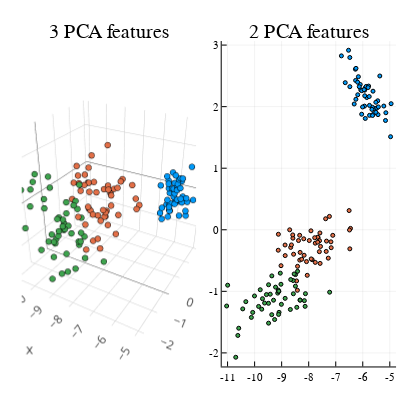

The code cell stored with this chart in its notebook:
### Code cell
p1=@df iris scatter3d( :t1, :t2, :t3,
    group = :Species, label = :none, ms = 1, size=(400,400), title="3 PCA features" );

p2 = @df iris scatter( :t1, :t2,
    group = :Species, label=:none, ms = 2, size=(400,400), title="2 PCA features" );

plot(p1,p2)

### Figure 1 — Plotly figure (JSON) as saved in the notebook; plotly's stock layout.template omitted (floating-point values rounded to 4 significant figures)
{"data": [{"colorbar": {"len": 0.9039, "title": "", "x": 0.4902, "y": 0.4896}, "legendgroup": "", "marker": {"color": "rgba(0, 154, 250, 1.000)", "line": {"color": "rgba(0, 0, 0, 1.000)", "width": 1}, "size": 2, "symbol": "circle"}, "mode": "markers", "name": "", "scene": "scene1", "showlegend": false, "type": "scatter3d", "x": [-5.913, -5.572, -5.447, -5.436, -5.876, -6.478, -5.516, -5.851, -5.159, -5.645, -6.265, -5.752, -5.481, -4.951, -6.526, -6.79, -6.272, -5.93, -6.648, -6.095, -6.254, -6.074, -5.37, -6.041, -5.906, -5.75, -5.936, -6.039, -5.95, -5.601, -5.638, -6.185, -6.25, -6.479, -5.662, -5.621, -6.162, -5.784, -5.146, -5.926, -5.803, -4.971, -5.222, -6.007, -6.317, -5.514, -6.129, -5.423, -6.19, -5.762], "xaxis": "x1", "y": [2.302, 1.972, 2.095, 1.87, 2.328, 2.325, 2.071, 2.148, 1.775, 1.99, 2.426, 2.02, 1.978, 2.048, 2.916, 2.825, 2.608, 2.268, 2.39, 2.361, 2.12, 2.272, 2.498, 1.877, 1.808, 1.859, 2.008, 2.26, 2.276, 1.883, 1.856, 2.193, 2.622, 2.798, 1.956, 2.251, 2.487, 2.334, 1.901, 2.176, 2.31, 1.512, 2.01, 1.994, 2.043, 1.909, 2.324, 1.996, 2.397, 2.164], "yaxis": "y1", "z": [0.007402, 0.2446, 0.01503, 0.0205, -0.1103, -0.2372, -0.2299, 0.01879, 0.06104, 0.2249, 0.01708, -0.08755, 0.2481, 0.01475, 0.03312, -0.4123, -0.2135, -0.0463, 0.03467, -0.2548, 0.2078, -0.241, -0.2875, -0.0364, -0.1053, 0.283, -0.09453, 0.0517, 0.1251, -0.002721, 0.115, 0.1123, -0.2997, -0.2644, 0.1712, 0.1716, 0.2142, -0.1069, -0.0005685, 0.06901, -0.0906, 0.4686, -0.1356, -0.2695, -0.3322, 0.1407, -0.207, -0.0411, -0.03313, 0.09223], "zaxis": "z1"}, {"colorbar": {"len": 0.9039, "title": "", "x": 0.4902, "y": 0.4896}, "legendgroup": "", "marker": {"color": "rgba(227, 111, 71, 1.000)", "line": {"color": "rgba(0, 0, 0, 1.000)", "width": 1}, "size": 2, "symbol": "circle"}, "mode": "markers", "name": "", "scene": "scene1", "showlegend": false, "type": "scatter3d", "x": [-9.12, -8.584, -9.127, -7.276, -8.558, -7.872, -8.666, -6.453, -8.638, -7.168, -6.479, -7.978, -7.563, -8.33, -7.374, -8.703, -7.907, -7.654, -8.053, -7.342, -8.412, -7.916, -8.448, -8.259, -8.334, -8.59, -8.869, -9.023, -8.169, -7.233, -7.177, -7.109, -7.585, -8.418, -7.757, -8.376, -8.874, -8.082, -7.668, -7.352, -7.578, -8.317, -7.598, -6.491, -7.605, -7.778, -7.756, -8.183, -6.505, -7.667], "xaxis": "x1", "y": [-0.07306, -0.1362, -0.3322, -0.461, -0.3973, -0.4851, -0.286, 0.02238, -0.2455, -0.291, -0.3096, -0.175, -0.2704, -0.4928, 0.179, -0.0003834, -0.4729, -0.1248, -0.7398, -0.1836, -0.594, -0.01708, -0.8308, -0.4788, -0.08975, -0.08348, -0.4195, -0.5834, -0.4139, 0.2173, -0.1958, -0.09058, -0.05177, -0.9828, -0.5297, -0.1749, -0.2473, -0.5171, -0.1207, -0.3516, -0.546, -0.3673, -0.1773, -0.003877, -0.3556, -0.1288, -0.2178, -0.1466, 0.3121, -0.2016], "yaxis": "y1", "z": [0.3244, -0.01876, 0.2762, 0.274, 0.2956, 0.007232, -0.202, 0.1077, 0.3857, -0.1945, 0.4162, -0.117, 0.7537, 0.07503, -0.05726, 0.259, -0.2854, 0.3097, 0.5561, 0.3025, -0.4487, 0.2377, 0.38, 0.25, 0.303, 0.2763, 0.4882, 0.1299, -0.01705, 0.3626, 0.3257, 0.3853, 0.2142, 0.0288, -0.3859, -0.4084, 0.1876, 0.6521, -0.1544, 0.139, 0.1015, 0.01343, 0.2758, 0.2254, 0.04229, -0.05637, -0.04254, 0.2026, 0.1047, 0.0309], "zaxis": "z1"}, {"colorbar": {"len": 0.9039, "title": "", "x": 0.4902, "y": 0.4896}, "legendgroup": "", "marker": {"color": "rgba(62, 164, 78, 1.000)", "line": {"color": "rgba(0, 0, 0, 1.000)", "width": 1}, "size": 2, "symbol": "circle"}, "mode": "markers", "name": "", "scene": "scene1", "showlegend": false, "type": "scatter3d", "x": [-9.484, -8.318, -9.852, -9.009, -9.367, -10.59, -7.225, -10.12, -9.26, -10.33, -9.051, -8.871, -9.422, -8.132, -8.44, -9.129, -9.146, -11.03, -10.7, -8.16, -9.709, -8.12, -10.62, -8.574, -9.563, -10.0, -8.486, -8.538, -9.097, -9.792, -10.07, -11.0, -9.114, -8.664, -8.678, -10.44, -9.3, -9.109, -8.412, -9.484, -9.487, -9.363, -8.318, -9.737, -9.631, -9.227, -8.566, -9.026, -9.106, -8.49], "xaxis": "x1", "y": [-1.517, -1.143, -1.245, -1.211, -1.379, -1.599, -1.014, -1.423, -1.458, -1.168, -0.7048, -1.114, -1.047, -1.244, -1.26, -0.9781, -1.029, -1.238, -2.071, -1.151, -1.119, -1.038, -1.716, -0.8246, -1.053, -1.075, -0.7274, -0.7174, -1.341, -0.9738, -1.342, -0.9002, -1.375, -0.8085, -1.295, -1.285, -1.144, -1.003, -0.6749, -0.8928, -1.194, -0.7489, -1.143, -1.29, -1.19, -0.9313, -1.039, -0.885, -0.9964, -0.9159], "yaxis": "y1", "z": [-0.7623, -0.2327, 0.06275, -0.09259, -0.2863, 0.2724, -0.4067, 0.3681, 0.3665, -0.5188, -0.2726, 0.05672, -0.06423, -0.1957, -0.5688, -0.4957, -0.05377, -0.2772, 0.4676, 0.426, -0.2683, -0.4426, 0.5055, 0.08387, -0.3288, 0.1331, -0.02795, -0.2191, -0.136, 0.3874, 0.444, -0.0516, -0.1897, 0.1656, 0.2244, 0.2448, -0.7524, -0.1715, -0.2634, -0.07562, -0.349, -0.1653, -0.2327, -0.3303, -0.5437, -0.2041, 0.1593, -0.1434, -0.7371, -0.3314], "zaxis": "z1"}, {"colorbar": {"len": 0.9039, "title": "", "x": 0.9902, "y": 0.4896}, "legendgroup": "", "marker": {"color": "rgba(0, 154, 250, 1.000)", "line": {"color": "rgba(0, 0, 0, 1.000)", "width": 1}, "size": 4, "symbol": "circle"}, "mode": "markers", "name": "", "showlegend": false, "type": "scatter", "x": [-5.913, -5.572, -5.447, -5.436, -5.876, -6.478, -5.516, -5.851, -5.159, -5.645, -6.265, -5.752, -5.481, -4.951, -6.526, -6.79, -6.272, -5.93, -6.648, -6.095, -6.254, -6.074, -5.37, -6.041, -5.906, -5.75, -5.936, -6.039, -5.95, -5.601, -5.638, -6.185, -6.25, -6.479, -5.662, -5.621, -6.162, -5.784, -5.146, -5.926, -5.803, -4.971, -5.222, -6.007, -6.317, -5.514, -6.129, -5.423, -6.19, -5.762], "xaxis": "x2", "y": [2.302, 1.972, 2.095, 1.87, 2.328, 2.325, 2.071, 2.148, 1.775, 1.99, 2.426, 2.02, 1.978, 2.048, 2.916, 2.825, 2.608, 2.268, 2.39, 2.361, 2.12, 2.272, 2.498, 1.877, 1.808, 1.859, 2.008, 2.26, 2.276, 1.883, 1.856, 2.193, 2.622, 2.798, 1.956, 2.251, 2.487, 2.334, 1.901, 2.176, 2.31, 1.512, 2.01, 1.994, 2.043, 1.909, 2.324, 1.996, 2.397, 2.164], "yaxis": "y2"}, {"colorbar": {"len": 0.9039, "title": "", "x": 0.9902, "y": 0.4896}, "legendgroup": "", "marker": {"color": "rgba(227, 111, 71, 1.000)", "line": {"color": "rgba(0, 0, 0, 1.000)", "width": 1}, "size": 4, "symbol": "circle"}, "mode": "markers", "name": "", "showlegend": false, "type": "scatter", "x": [-9.12, -8.584, -9.127, -7.276, -8.558, -7.872, -8.666, -6.453, -8.638, -7.168, -6.479, -7.978, -7.563, -8.33, -7.374, -8.703, -7.907, -7.654, -8.053, -7.342, -8.412, -7.916, -8.448, -8.259, -8.334, -8.59, -8.869, -9.023, -8.169, -7.233, -7.177, -7.109, -7.585, -8.418, -7.757, -8.376, -8.874, -8.082, -7.668, -7.352, -7.578, -8.317, -7.598, -6.491, -7.605, -7.778, -7.756, -8.183, -6.505, -7.667], "xaxis": "x2", "y": [-0.07306, -0.1362, -0.3322, -0.461, -0.3973, -0.4851, -0.286, 0.02238, -0.2455, -0.291, -0.3096, -0.175, -0.2704, -0.4928, 0.179, -0.0003834, -0.4729, -0.1248, -0.7398, -0.1836, -0.594, -0.01708, -0.8308, -0.4788, -0.08975, -0.08348, -0.4195, -0.5834, -0.4139, 0.2173, -0.1958, -0.09058, -0.05177, -0.9828, -0.5297, -0.1749, -0.2473, -0.5171, -0.1207, -0.3516, -0.546, -0.3673, -0.1773, -0.003877, -0.3556, -0.1288, -0.2178, -0.1466, 0.3121, -0.2016], "yaxis": "y2"}, {"colorbar": {"len": 0.9039, "title": "", "x": 0.9902, "y": 0.4896}, "legendgroup": "", "marker": {"color": "rgba(62, 164, 78, 1.000)", "line": {"color": "rgba(0, 0, 0, 1.000)", "width": 1}, "size": 4, "symbol": "circle"}, "mode": "markers", "name": "", "showlegend": false, "type": "scatter", "x": [-9.484, -8.318, -9.852, -9.009, -9.367, -10.59, -7.225, -10.12, -9.26, -10.33, -9.051, -8.871, -9.422, -8.132, -8.44, -9.129, -9.146, -11.03, -10.7, -8.16, -9.709, -8.12, -10.62, -8.574, -9.563, -10.0, -8.486, -8.538, -9.097, -9.792, -10.07, -11.0, -9.114, -8.664, -8.678, -10.44, -9.3, -9.109, -8.412, -9.484, -9.487, -9.363, -8.318, -9.737, -9.631, -9.227, -8.566, -9.026, -9.106, -8.49], "xaxis": "x2", "y": [-1.517, -1.143, -1.245, -1.211, -1.379, -1.599, -1.014, -1.423, -1.458, -1.168, -0.7048, -1.114, -1.047, -1.244, -1.26, -0.9781, -1.029, -1.238, -2.071, -1.151, -1.119, -1.038, -1.716, -0.8246, -1.053, -1.075, -0.7274, -0.7174, -1.341, -0.9738, -1.342, -0.9002, -1.375, -0.8085, -1.295, -1.285, -1.144, -1.003, -0.6749, -0.8928, -1.194, -0.7489, -1.143, -1.29, -1.19, -0.9313, -1.039, -0.885, -0.9964, -0.9159], "yaxis": "y2"}], "layout": {"annotations": [{"font": {"color": "rgba(0, 0, 0, 1.000)", "family": "sans-serif", "size": 20}, "rotation": 0, "showarrow": false, "text": "3 PCA features", "x": 0.2722, "xanchor": "center", "xref": "paper", "y": 1, "yanchor": "top", "yref": "paper"}, {"font": {"color": "rgba(0, 0, 0, 1.000)", "family": "sans-serif", "size": 20}, "rotation": 0, "showarrow": false, "text": "2 PCA features", "x": 0.7722, "xanchor": "center", "xref": "paper", "y": 1, "yanchor": "top", "yref": "paper"}], "height": 400, "legend": {"bgcolor": "rgba(255, 255, 255, 1.000)", "bordercolor": "rgba(0, 0, 0, 1.000)", "borderwidth": 1, "font": {"color": "rgba(0, 0, 0, 1.000)", "family": "sans-serif", "size": 11}, "title": {"font": {"color": "rgba(0, 0, 0, 1.000)", "family": "sans-serif", "size": 15}, "text": ""}, "tracegroupgap": 0, "traceorder": "normal", "x": 1, "xanchor": "auto", "y": 1, "yanchor": "auto"}, "margin": {"b": 20, "l": 0, "r": 0, "t": 20}, "paper_bgcolor": "rgba(255, 255, 255, 1.000)", "plot_bgcolor": "rgba(255, 255, 255, 1.000)", "scene1": {"camera": {"eye": {"x": 1.126, "y": -1.95, "z": 1.3}, "projection": "orthographic"}, "domain": {"x": [0.05429, 0.4902], "y": [0.03762, 0.9415]}, "xaxis1": {"gridcolor": "rgba(0, 0, 0, 0.100)", "gridwidth": 0.5, "linecolor": "rgba(0, 0, 0, 1.000)", "mirror": false, "range": [-11.22, -4.769], "showgrid": true, "showline": true, "showticklabels": true, "tickangle": 0, "tickcolor": "rgb(0, 0, 0)", "tickfont": {"color": "rgba(0, 0, 0, 1.000)", "family": "sans-serif", "size": 11}, "tickmode": "array", "ticks": "inside", "ticktext": ["-11", "-10", "-9", "-8", "-7", "-6", "-5"], "tickvals": [-11, -10, -9, -8, -7, -6, -5], "title": "", "titlefont": {"color": "rgba(0, 0, 0, 1.000)", "family": "sans-serif", "size": 15}, "type": "-", "visible": true, "zeroline": false, "zerolinecolor": "rgba(0, 0, 0, 1.000)"}, "yaxis1": {"gridcolor": "rgba(0, 0, 0, 0.100)", "gridwidth": 0.5, "linecolor": "rgba(0, 0, 0, 1.000)", "mirror": false, "range": [-2.22, 3.066], "showgrid": true, "showline": true, "showticklabels": true, "tickangle": 0, "tickcolor": "rgb(0, 0, 0)", "tickfont": {"color": "rgba(0, 0, 0, 1.000)", "family": "sans-serif", "size": 11}, "tickmode": "array", "ticks": "inside", "ticktext": ["-2", "-1", "0", "1", "2", "3"], "tickvals": [-2, -1, 0, 1, 2, 3], "title": "", "titlefont": {"color": "rgba(0, 0, 0, 1.000)", "family": "sans-serif", "size": 15}, "type": "-", "visible": true, "zeroline": false, "zerolinecolor": "rgba(0, 0, 0, 1.000)"}, "zaxis1": {"gridcolor": "rgba(0, 0, 0, 0.100)", "gridwidth": 0.5, "linecolor": "rgba(0, 0, 0, 1.000)", "mirror": false, "range": [-0.8077, 0.7992], "showgrid": true, "showline": true, "showticklabels": true, "tickangle": 0, "tickcolor": "rgb(0, 0, 0)", "tickfont": {"color": "rgba(0, 0, 0, 1.000)", "family": "sans-serif", "size": 11}, "tickmode": "array", "ticks": "inside", "ticktext": ["-0.6", "-0.3", "0.0", "0.3", "0.6"], "tickvals": [-0.6, -0.3, 0, 0.3, 0.6], "title": "", "titlefont": {"color": "rgba(0, 0, 0, 1.000)", "family": "sans-serif", "size": 15}, "type": "-", "visible": true, "zeroline": false, "zerolinecolor": "rgba(0, 0, 0, 1.000)"}}, "showlegend": true, "width": 400, "xaxis2": {"anchor": "y2", "domain": [0.5543, 0.9902], "gridcolor": "rgba(0, 0, 0, 0.100)", "gridwidth": 0.5, "linecolor": "rgba(0, 0, 0, 1.000)", "mirror": false, "range": [-11.22, -4.769], "showgrid": true, "showline": true, "showticklabels": true, "tickangle": 0, "tickcolor": "rgb(0, 0, 0)", "tickfont": {"color": "rgba(0, 0, 0, 1.000)", "family": "sans-serif", "size": 11}, "tickmode": "array", "ticks": "inside", "ticktext": ["-11", "-10", "-9", "-8", "-7", "-6", "-5"], "tickvals": [-11, -10, -9, -8, -7, -6, -5], "title": "", "titlefont": {"color": "rgba(0, 0, 0, 1.000)", "family": "sans-serif", "size": 15}, "type": "-", "visible": true, "zeroline": false, "zerolinecolor": "rgba(0, 0, 0, 1.000)"}, "yaxis2": {"anchor": "x2", "domain": [0.03762, 0.9415], "gridcolor": "rgba(0, 0, 0, 0.100)", "gridwidth": 0.5, "linecolor": "rgba(0, 0, 0, 1.000)", "mirror": false, "range": [-2.22, 3.066], "showgrid": true, "showline": true, "showticklabels": true, "tickangle": 0, "tickcolor": "rgb(0, 0, 0)", "tickfont": {"color": "rgba(0, 0, 0, 1.000)", "family": "sans-serif", "size": 11}, "tickmode": "array", "ticks": "inside", "ticktext": ["-2", "-1", "0", "1", "2", "3"], "tickvals": [-2, -1, 0, 1, 2, 3], "title": "", "titlefont": {"color": "rgba(0, 0, 0, 1.000)", "family": "sans-serif", "size": 15}, "type": "-", "visible": true, "zeroline": false, "zerolinecolor": "rgba(0, 0, 0, 1.000)"}}}
